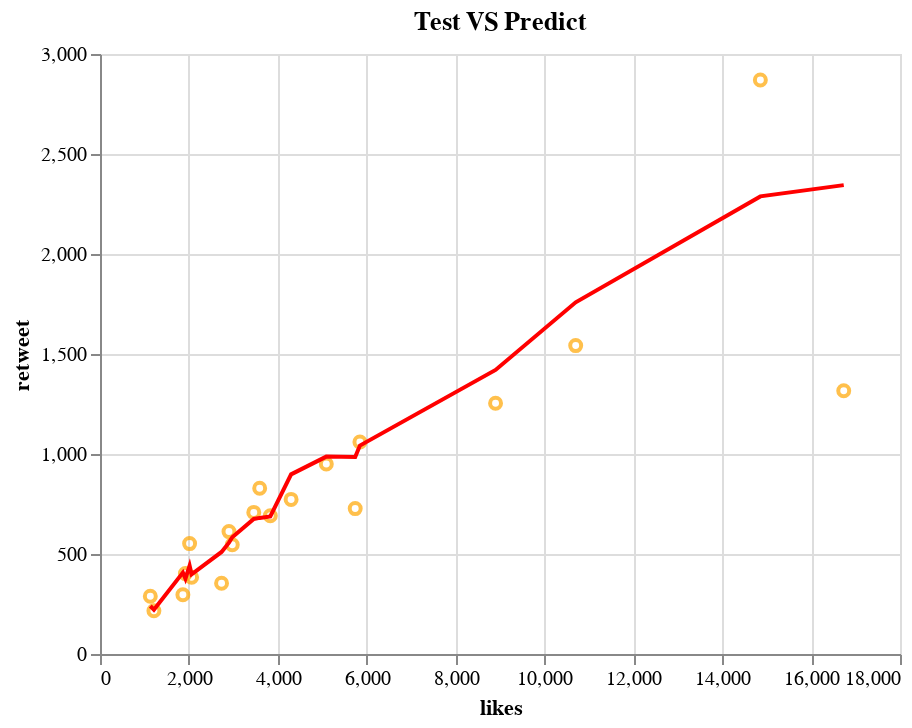

The code cell stored with this chart in its notebook:
### Markdown cell above
Como podemos notar en el score, su valor es el óptimo obtenido por el cross-validation, haciendo que nuestro modelo este correcto y este óptimo sin sufrir overfitting. Ahora realizaremos un pequeño gráfico con ciertos datos para verificar los datos predecidos de los reales

### Code cell
sample = data[data['real']>=100].head(20)
chart=alt.Chart(sample).mark_point(color='orange').encode(
    x='index',
    y=alt.Y('real',title='retweet')
    )+alt.Chart(sample).mark_line(color='red').encode(
        x=alt.X('index',title='likes'),
        y='predict'
    )
chart.properties(title='Test VS Predict').interactive()

### Figure 1 — Vega-Lite specification as saved in the notebook (floating-point values rounded to 4 significant figures)
{"config": {"view": {"continuousWidth": 400, "continuousHeight": 300}}, "layer": [{"mark": {"type": "point", "color": "orange"}, "encoding": {"x": {"type": "quantitative", "field": "index"}, "y": {"type": "quantitative", "field": "real", "title": "retweet"}}, "selection": {"selector003": {"type": "interval", "bind": "scales", "encodings": ["x", "y"]}}}, {"mark": {"type": "line", "color": "red"}, "encoding": {"x": {"type": "quantitative", "field": "index", "title": "likes"}, "y": {"type": "quantitative", "field": "predict"}}}], "data": {"name": "data-80f433c624957ba853ac15ccb749a1cd"}, "title": "Test VS Predict", "$schema": "https://vega.github.io/schema/vega-lite/v4.8.1.json", "datasets": {"data-80f433c624957ba853ac15ccb749a1cd": [{"index": 1213, "real": 216, "predict": 221.8}, {"index": 10703, "real": 1542, "predict": 1758.0}, {"index": 2061, "real": 384, "predict": 398.8}, {"index": 1922, "real": 402, "predict": 376.9}, {"index": 2976, "real": 546, "predict": 583.8}, {"index": 2735, "real": 354, "predict": 510.3}, {"index": 3460, "real": 708, "predict": 675.2}, {"index": 1865, "real": 296, "predict": 407.1}, {"index": 3832, "real": 691, "predict": 687.5}, {"index": 1132, "real": 289, "predict": 240.0}, {"index": 16734, "real": 1316, "predict": 2344.0}, {"index": 2016, "real": 552, "predict": 441.6}, {"index": 5092, "real": 950, "predict": 986.9}, {"index": 4300, "real": 773, "predict": 898.3}, {"index": 2902, "real": 612, "predict": 556.9}, {"index": 5848, "real": 1060, "predict": 1042.0}, {"index": 3593, "real": 829, "predict": 680.5}, {"index": 8900, "real": 1254, "predict": 1420.0}, {"index": 5742, "real": 727, "predict": 985.1}, {"index": 14858, "real": 2870, "predict": 2288.0}]}}
